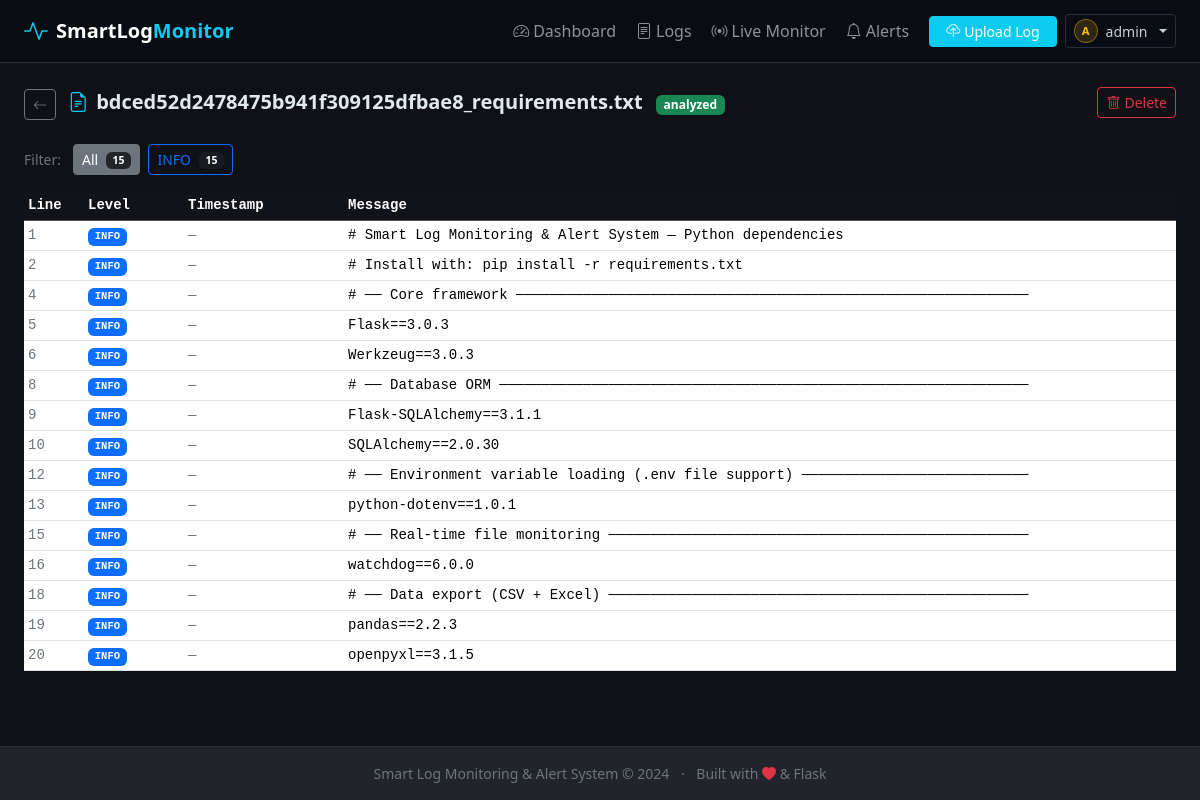
The page /logs/2 (signed in) on the database its author committed.
### modules/models.py (models this page shows, shortened)
class User(db.Model):
    __tablename__ = "users"
    id            = db.Column(db.Integer,     primary_key=True)
    username      = db.Column(db.String(80),  nullable=False, unique=True, index=True)
    password_hash = db.Column(db.String(256), nullable=False)
    role          = db.Column(db.String(20),  nullable=False, default="viewer")
    is_active     = db.Column(db.Boolean,     nullable=False, default=True)
    created_at    = db.Column(db.DateTime,    default=datetime.utcnow)
    last_login_at = db.Column(db.DateTime,    nullable=True)
    @property
    def is_admin(self) -> bool:
        return self.role == "admin"

class LogFile(db.Model):
    __tablename__ = "log_files"
    id            = db.Column(db.Integer,     primary_key=True)
    filename      = db.Column(db.String(255), nullable=False)           # UUID-prefixed disk name
    original_name = db.Column(db.String(255), nullable=False)           # original filename
    file_size     = db.Column(db.Integer,     nullable=False)           # bytes
    uploaded_at   = db.Column(db.DateTime,    default=datetime.utcnow)
    status        = db.Column(db.String(50),  default="pending")        # pending|analyzed|error
    entries     = db.relationship("LogEntry",  backref="log_file", lazy=True, cascade="all, delete-orphan")
    parsed_logs = db.relationship("ParsedLog", backref="log_file", lazy=True, cascade="all, delete-orphan")

class LogEntry(db.Model):
    __tablename__ = "log_entries"
    id          = db.Column(db.Integer,     primary_key=True)
    log_file_id = db.Column(db.Integer,     db.ForeignKey("log_files.id"), nullable=False)
    line_number = db.Column(db.Integer,     nullable=False)
    level       = db.Column(db.String(20),  nullable=False, default="INFO")
    message     = db.Column(db.Text,        nullable=False)
    timestamp   = db.Column(db.String(100), nullable=True)
    created_at  = db.Column(db.DateTime,    default=datetime.utcnow)

### modules/routes.py (the view)
@main_bp.route("/logs/<int:file_id>")
@login_required
def log_detail(file_id: int):
    log_file     = LogFile.query.get_or_404(file_id)
    page         = request.args.get("page", 1, type=int)
    level_filter = request.args.get("level", "")
    query = LogEntry.query.filter_by(log_file_id=file_id)
    if level_filter:
        query = query.filter_by(level=level_filter.upper())
    entries = query.order_by(LogEntry.line_number).paginate(
        page=page, per_page=50, error_out=False
    )
    level_counts = {
        lvl: LogEntry.query.filter_by(log_file_id=file_id, level=lvl).count()
        for lvl in ("DEBUG", "INFO", "WARNING", "ERROR", "CRITICAL")
    }
    return render_template(
        "log_detail.html",
        log_file=log_file,
        entries=entries,
        level_counts=level_counts,
        level_filter=level_filter,
    )

### modules/auth.py (called while the page is built)
def get_current_user():
    cached = getattr(g, "current_user", _SENTINEL)
    if cached is not _SENTINEL and cached is not None:
        return cached
    user_id = session.get("user_id")
    if not user_id:
        return None
    from modules.models import User
    from extensions import db
    user = db.session.get(User, user_id)
    if user is None or not user.is_active or user.role != session.get("role"):
        session.clear()
        return None
    g.current_user = user
    return user

def is_logged_in() -> bool:
    return get_current_user() is not None

def login_required(fn: Callable) -> Callable:
    @functools.wraps(fn)
    def wrapper(*args, **kwargs):
        if not is_logged_in():
            flash("Please log in to access this page.", "warning")
            return redirect(url_for("auth.login", next=request.path))
        return fn(*args, **kwargs)
    return wrapper

### modules/models.py (called while the page is built)
    @classmethod
    def unread_count(cls) -> int:
        from sqlalchemy import or_
        return cls.query.filter(
            cls.status.in_(["open", "acknowledged"])
        ).filter_by(is_read=False).count()

### templates/log_detail.html (shortened to what this page needs)
{% extends "base.html" %}
{% block content %}
<div class="d-flex justify-content-between align-items-start mb-4 flex-wrap gap-2">
  <div>
    <a href="{{ url_for('main.logs') }}" class="btn btn-outline-secondary btn-sm me-2">
      <i class="bi bi-arrow-left"></i>
    </a>
    <span class="fw-bold fs-5">
      <i class="bi bi-file-earmark-text text-info me-2"></i>{{ log_file.original_name }}
    </span>
    <span class="badge
      {% if log_file.status == 'analyzed' %}bg-success
      {% elif log_file.status == 'error' %}bg-danger
      {% else %}bg-warning text-dark{% endif %} ms-2">
      {{ log_file.status }}
    </span>
  </div>
  <form action="{{ url_for('main.delete_log', file_id=log_file.id) }}" method="POST"
        onsubmit="return confirm('Permanently delete this log file?')">
    <button type="submit" class="btn btn-outline-danger btn-sm">
      <i class="bi bi-trash me-1"></i>Delete
    </button>
  </form>
</div>
<div class="mb-3 d-flex flex-wrap gap-2 align-items-center">
  <span class="text-secondary small me-1">Filter:</span>
  <a href="{{ url_for('main.log_detail', file_id=log_file.id) }}"
     class="btn btn-sm {% if not level_filter %}btn-secondary{% else %}btn-outline-secondary{% endif %}">
    All <span class="badge bg-dark ms-1">{{ level_counts.values() | sum }}</span>
  </a>
  {% for level, count in level_counts.items() %}
  {% if count > 0 %}
  <a href="{{ url_for('main.log_detail', file_id=log_file.id, level=level) }}"
     class="btn btn-sm level-btn-{{ level.lower() }} {% if level_filter == level %}active{% endif %}">
    {{ level }} <span class="badge bg-dark bg-opacity-50 ms-1">{{ count }}</span>
  </a>
  {% endif %}
  {% endfor %}
</div>
{% if entries.items %}
<div class="card border-0 shadow-sm">
  <div class="card-body p-0">
    <div class="table-responsive">
      <table class="table table-hover table-sm mb-0 font-monospace small">
        <thead class="table-dark">
          <tr>
            <th style="width:60px">Line</th>
            <th style="width:100px">Level</th>
            <th style="width:160px">Timestamp</th>
            <th>Message</th>
          </tr>
        </thead>
        <tbody>
          {% for entry in entries.items %}
          <tr class="log-row-{{ entry.level.lower() }}">
            <td class="text-secondary">{{ entry.line_number }}</td>
            <td>
              <span class="badge level-badge-{{ entry.level.lower() }}">{{ entry.level }}</span>
            </td>
            <td class="text-secondary">{{ entry.timestamp or '—' }}</td>
            <td class="text-break">{{ entry.message }}</td>
          </tr>
          {% endfor %}
        </tbody>
      </table>
    </div>
  </div>
</div>
{% endif %}
{% endblock %}

### templates/base.html (shortened to what this page needs)
<!DOCTYPE html>
<html lang="en">
<head>
  <link href="https://cdn.jsdelivr.net/npm/bootstrap@5.3.3/dist/css/bootstrap.min.css" rel="stylesheet" />
  <link href="https://cdn.jsdelivr.net/npm/bootstrap-icons@1.11.3/font/bootstrap-icons.css" rel="stylesheet" />
  <link rel="stylesheet" href="{{ url_for('static', filename='css/style.css') }}" />
</head>
<body>
  <nav class="navbar navbar-expand-lg navbar-dark bg-dark shadow-sm sticky-top">
    <div class="container-fluid px-4">
      <a class="navbar-brand fw-bold d-flex align-items-center gap-2" href="{{ url_for('main.home') }}">
        <i class="bi bi-activity text-info fs-4"></i>
        <span>SmartLog<span class="text-info">Monitor</span></span>
      </a>
      <div class="collapse navbar-collapse" id="navbarMain">
        <ul class="navbar-nav ms-auto mb-2 mb-lg-0 align-items-lg-center gap-1">
          <li class="nav-item">
            <a class="nav-link {% if request.endpoint == 'main.dashboard' %}active{% endif %}"
               href="{{ url_for('main.dashboard') }}">
              <i class="bi bi-speedometer2 me-1"></i>Dashboard
            </a>
          </li>
          <li class="nav-item">
            <a class="nav-link {% if request.endpoint == 'main.logs' %}active{% endif %}"
               href="{{ url_for('main.logs') }}">
              <i class="bi bi-file-text me-1"></i>Logs
            </a>
          </li>
          <li class="nav-item">
            <a class="nav-link {% if request.endpoint == 'main.monitor' %}active{% endif %} position-relative"
               href="{{ url_for('main.monitor') }}">
              <i class="bi bi-broadcast me-1"></i>Live Monitor
            </a>
          </li>
          <li class="nav-item">
            <a class="nav-link {% if request.endpoint == 'main.alerts' %}active{% endif %} position-relative"
               href="{{ url_for('main.alerts') }}">
              <i class="bi bi-bell me-1"></i>Alerts
            </a>
          </li>
          <li class="nav-item ms-lg-2">
            <a class="btn btn-info btn-sm text-white px-3"
               href="{{ url_for('main.upload') }}">
              <i class="bi bi-cloud-upload me-1"></i>Upload Log
            </a>
          </li>
          {% if current_user %}
          <li class="nav-item dropdown ms-lg-1">
            <button class="btn btn-outline-secondary btn-sm dropdown-toggle d-flex align-items-center gap-2"
                    data-bs-toggle="dropdown" aria-expanded="false">
              <span class="user-avatar-sm
                {% if current_user.is_admin %}user-avatar-sm-admin{% endif %}">
                {{ current_user.username[0].upper() }}
              </span>
              <span class="d-none d-lg-inline">{{ current_user.username }}</span>
            </button>
          </li>
          {% else %}
          <li class="nav-item ms-lg-1">
            <a href="{{ url_for('auth.login') }}" class="btn btn-outline-info btn-sm">
              <i class="bi bi-box-arrow-in-right me-1"></i>Login
            </a>
          </li>
          {% endif %}
        </ul>
      </div>
    </div>
  </nav>
  <main class="container-fluid px-4 py-4">
    {% block content %}{% endblock %}
  </main>
  <footer class="footer mt-auto bg-dark text-secondary text-center py-3 small">
    <div class="container-fluid">
      <span>Smart Log Monitoring &amp; Alert System &copy; 2024</span>
      <span class="mx-2">·</span>
      <span>Built with <i class="bi bi-heart-fill text-danger"></i> &amp; Flask</span>
    </div>
  </footer>
</body>
</html>

### static/css/style.css (style rules this page uses)
:root { --color-bg: #0f1117; --color-surface: #1a1d27; --color-border: #2a2d3a; --color-info: #0dcaf0; --color-text: #e2e8f0; --color-muted: #6c757d; }
body { background-color: var(--color-bg); color: var(--color-text); min-height: 100vh; display: flex; flex-direction: column; }
main { flex: 1; }
.card { background-color: var(--color-surface); border-color: var(--color-border) !important; color: var(--color-text); }
.navbar-dark.bg-dark { background-color: #0a0c13 !important; border-bottom: 1px solid var(--color-border); }
.level-badge-info { background-color: #0d6efd; }
.level-btn-info { border-color: #0d6efd; color: #0d6efd; }
.table { color: var(--color-text); }
.table-dark th { background-color: #111318 !important; }
.footer { border-top: 1px solid var(--color-border); }
.user-avatar-sm { width: 24px; height: 24px; border-radius: 50%; background-color: #2a2d3a; border: 1px solid #3a3d4a; display: inline-flex; align-items: center; justify-content: center; font-weight: 700; font-size: 0.7rem; color: #8b949e; flex-shrink: 0; }
.user-avatar-sm-admin { background-color: rgba(255, 193, 7, 0.15); border-color: rgba(255, 193, 7, 0.4); color: #ffc107; }
.navbar .btn-outline-secondary { border-color: #2a2d3a; color: #c9d1d9; }

### rows shown on the page
User: username "A", username "admin"
LogFile: original_name "bdced52d2478475b941f309125dfbae8_requirements.txt", status "analyzed"
LogEntry: level "INFO", line_number "15", timestamp "—", message "# ── Real-time file monitoring ──────────────────────────────────────────────────"
LogEntry: line_number "1", level "INFO", timestamp "—", message "# Smart Log Monitoring & Alert System — Python dependencies"
LogEntry: line_number "2", level "INFO", timestamp "—", message "# Install with: pip install -r requirements.txt"
LogEntry: line_number "4", level "INFO", timestamp "—", message "# ── Core framework ─────────────────────────────────────────────────────────────"
LogEntry: line_number "5", level "INFO", timestamp "—", message "Flask==3.0.3"
LogEntry: line_number "6", level "INFO", timestamp "—", message "Werkzeug==3.0.3"
LogEntry: line_number "8", level "INFO", timestamp "—", message "# ── Database ORM ───────────────────────────────────────────────────────────────"
LogEntry: line_number "9", level "INFO", timestamp "—", message "Flask-SQLAlchemy==3.1.1"
LogEntry: line_number "10", level "INFO", timestamp "—", message "SQLAlchemy==2.0.30"
LogEntry: line_number "12", level "INFO", timestamp "—", message "# ── Environment variable loading (.env file support) ───────────────────────────"
LogEntry: line_number "13", level "INFO", timestamp "—", message "python-dotenv==1.0.1"
LogEntry: line_number "16", level "INFO", timestamp "—", message "watchdog==6.0.0"
LogEntry: line_number "18", level "INFO", timestamp "—", message "# ── Data export (CSV + Excel) ──────────────────────────────────────────────────"
LogEntry: line_number "19", level "INFO", timestamp "—", message "pandas==2.2.3"
LogEntry: line_number "20", level "INFO", timestamp "—", message "openpyxl==3.1.5"

### other values the page prints
{{ level_counts.values() | sum }} "15"
